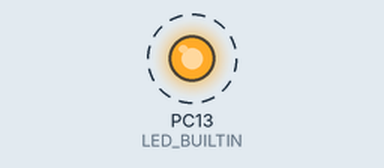
Simulated run of this program. Board: STM32 Blue Pill. On the bench: output pins drawn as LEDs (lit = HIGH). Dashed ring = blinking. What the program prints to the serial monitor is not drawn.

Above: at 0.2 s.
Timing chart, 0 to 3.0 s (numbered marks = the images above):
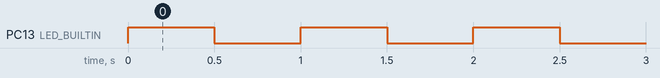

The program:

main.cpp
```cpp
/*
  main.cpp
  BluePill Skeleton Project in PlatformIO
*/

#include <Arduino.h>
#define DEBUG

#include "debugutils.h"

void setPinModes() {
    pinMode(LED_BUILTIN, OUTPUT);
}

void setup()
{
  Serial.begin(9600);
  Serial.println("Starting ...");
  setPinModes();
}

void loop()
{
    DEBUG_PRINTLN("Set LED OFF");
    digitalWrite(LED_BUILTIN, HIGH);  // turn the LED on (HIGH is the voltage level)
    delay(500);                      // wait for a second
    DEBUG_PRINTLN("Set LED ON");
    digitalWrite(LED_BUILTIN, LOW);   // turn the LED off by making the voltage LOW
    delay(500);
}
```

debugutils.h
```cpp
/*
DebugUtils.h - Simple debugging utilities.
*/

#ifndef DEBUGUTILS_H
#define DEBUGUTILS_H

#ifdef DEBUG
  #define DEBUG_PRINT(...) Serial.print(__VA_ARGS__)
  #define DEBUG_PRINTLN(...) Serial.println(__VA_ARGS__)
#else
  #define DEBUG_PRINT(...)
  #define DEBUG_PRINTLN(...)
#endif

#endif
```

Measured:
- by itself, PC13 (LED_BUILTIN): alternates HIGH for 0.50 s and LOW for 0.50 s
